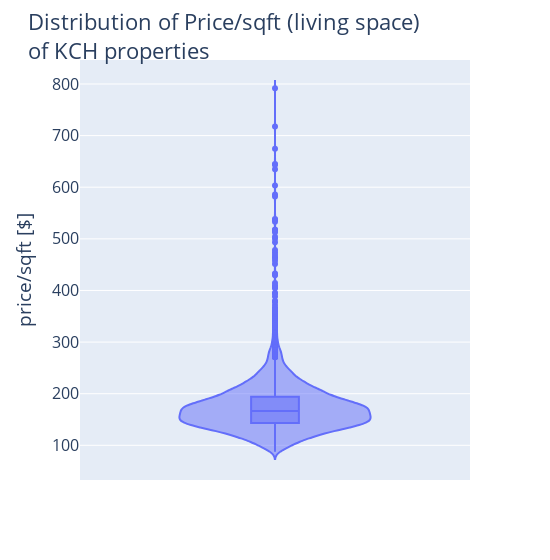

Here is the notebook cell this chart was saved with:
### Markdown cell above
Median and mean for condition and distance to Seattle center have not changed notably, while mean and median for $price/ft^2$ are higher (mean +24.80$, median +19.21$) when only properties with information on renovation are considered. Maybe these properties have been renovated not too long ago or are not so old yet to begin with, making them more expensive on average. In the end not only the $price/ft^2$ matters though.

### Code cell
# Distribution of price per sqft living
fig = px.violin(data_frame=df, y='price_sqft_living', width=550, box=True)
fig.update_layout(font=dict(size=16), yaxis_title="price/sqft [$]",
                  title_text='Distribution of Price/sqft (living space)<br>of KCH properties')
fig.show()

### Figure 1 — Plotly figure (JSON) as saved in the notebook; plotly's stock layout.template omitted (floating-point values rounded to 4 significant figures; data arrays with more than 128 entries replaced by an {"elided": "..."} marker saying what was removed)
{"data": [{"alignmentgroup": "True", "box": {"visible": true}, "hovertemplate": "price_sqft_living=%{y}<extra></extra>", "legendgroup": "", "marker": {"color": "#636efa"}, "name": "", "offsetgroup": "", "orientation": "v", "scalegroup": "True", "showlegend": false, "type": "violin", "x0": " ", "xaxis": "x", "y": {"elided": "6444 float values"}, "y0": " ", "yaxis": "y"}], "layout": {"font": {"size": 16}, "legend": {"tracegroupgap": 0}, "margin": {"t": 60}, "title": {"text": "Distribution of Price/sqft (living space)<br>of KCH properties"}, "violinmode": "group", "width": 550, "xaxis": {"anchor": "y", "domain": [0, 1]}, "yaxis": {"anchor": "x", "domain": [0, 1], "title": {"text": "price/sqft [$]"}}}}
